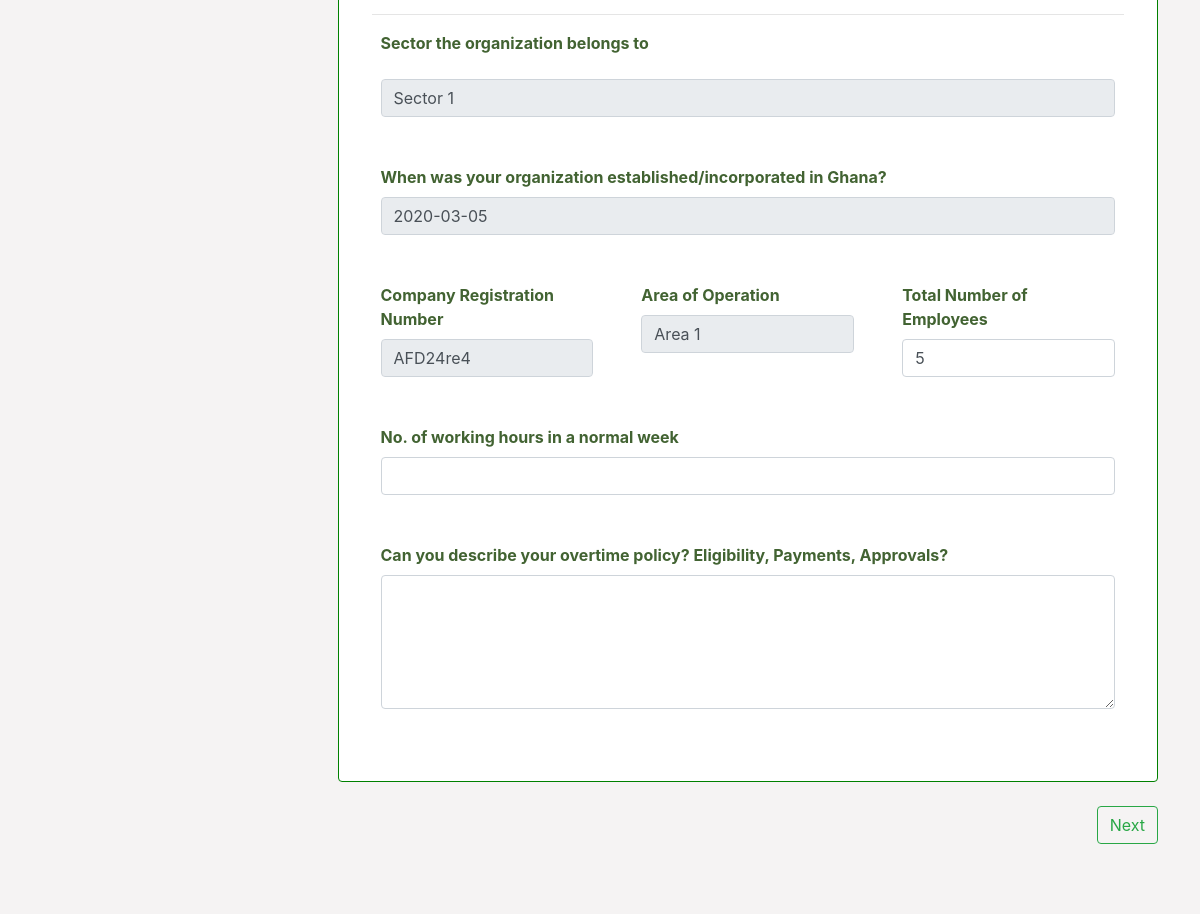
Before: /my_surveys/view_survey/qualitative (signed in, middle part) with the older database file.
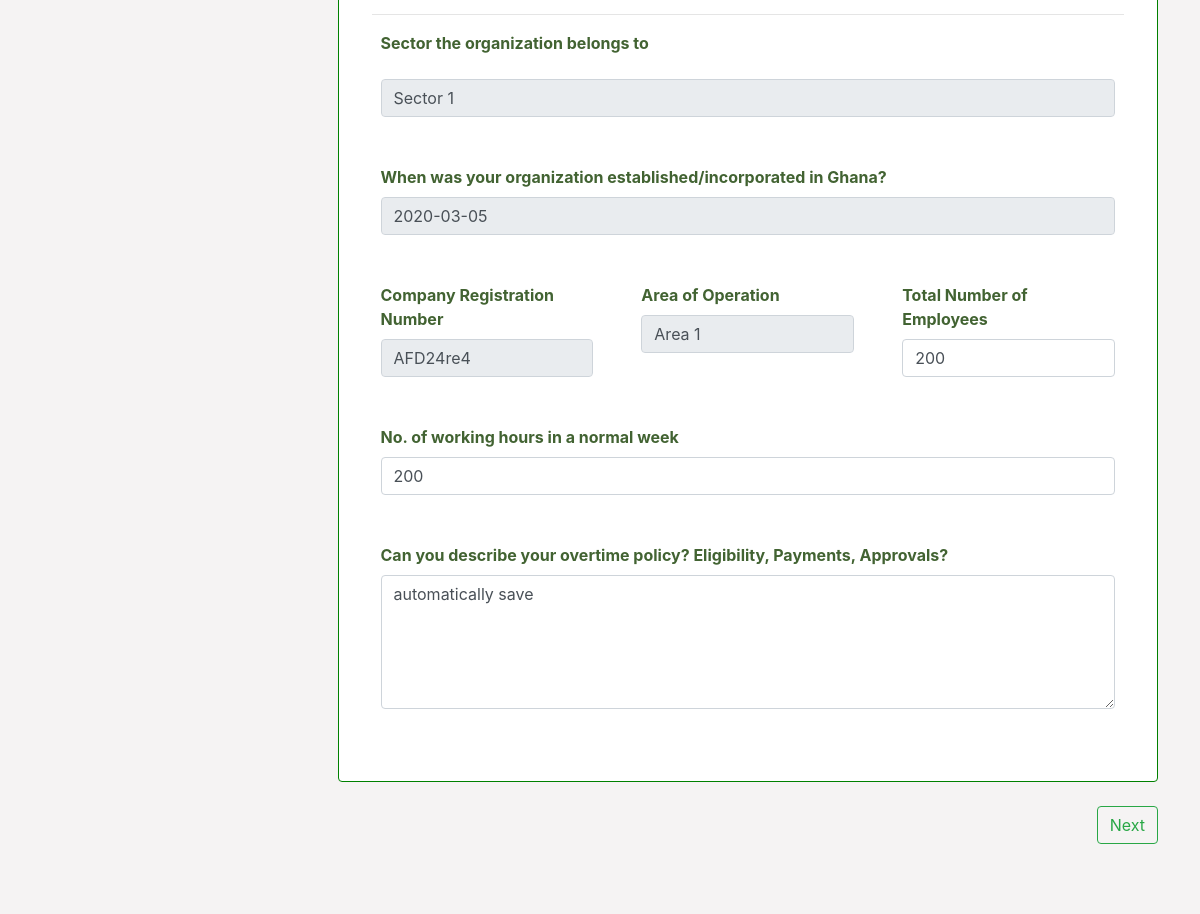
After: the same page with the newer database file.
### survey/models.py (models this page shows, shortened)
class Qualitative_survey(db.Model):
    id = db.Column(db.Integer, primary_key=True)
    client_name =  db.Column(db.String(100))
    client_id = db.Column(db.Integer, db.ForeignKey('client.id'))
    status = db.Column(db.String(100), default = 'Inactive')
    emp_number = db.Column(db.Integer)
    working_hours = db.Column(db.Integer)
    overtime_policy = db.Column(db.Text)
    haveSalaryStructure = db.Column(db.Integer)
    salary_structure = db.Column(db.Text)
    salary_structure_adjustments = db.Column(db.String(300))
    salary_adjustment_date = db.Column(db.DateTime)
    avg_perc_review = db.Column(db.Integer)
    adjusment_basis = db.Column(db.Text)
    inflation_indicator = db.Column(db.Integer)
    business_conditions_indicator = db.Column(db.Integer)
    salary_level_indicator = db.Column(db.Integer)
    other_indicator = db.Column(db.Text)
    isGradesAdjustedBySamePerc = db.Column(db.Integer)
    detailed_adjustments = db.Column(db.Text)
    job_evaluation = db.Column(db.Text)
    periodic_salary_increases = db.Column(db.Text)
    cost_of_living_adjustments_periodically = db.Column(db.Integer)
    cost_of_living_adjustments_periodically_basis = db.Column(db.Text)
    grade_levels = db.Column(db.Integer)
    perc_grade_difference = db.Column(db.Text)
    grade_bases = db.Column(db.String(100))
    staff_progress = db.Column(db.String(100))
    education_scale = db.Column(db.Integer)
    experience_scale = db.Column(db.Integer)
    previous_scale = db.Column(db.Integer)
    other_scale = db.Column(db.Text)
    hiring_rate = db.Column(db.Text)
    max_salary_grade = db.Column(db.Integer)
    max_salary_exceeded = db.Column(db.Integer)
    max_salary_exceeded_reason = db.Column(db.Text)
    haveIncentivePlans = db.Column(db.Integer)
    incentive_plans = db.Column(db.Text)
    annual_cash_eligibility = db.Column(db.Integer)
    bonus_time = db.Column(db.String(100))
    is13th_paid = db.Column(db.Integer)
    bonus13_time = db.Column(db.String(100))
    restrictions_13 = db.Column(db.Text)
    direct_compensation = db.Column(db.Text)
    annual_leave_days = db.Column(db.Integer)
    staff_categories = db.Column(db.Text)
    paid_holidays = db.Column(db.Integer)
    sick_leave = db.Column(db.Integer)
    accident_leave = db.Column(db.Integer)
    maternity_leave = db.Column(db.Integer)
    paternity_leave = db.Column(db.Integer)
    compassionate_leave = db.Column(db.Integer)
    other_leave = db.Column(db.Text)
    entitlement_rates = db.Column(db.Text)
    redundancy_exercises = db.Column(db.Text)
    exiting_staff_payment = db.Column(db.Text)
    org_subsidise_transport = db.Column(db.Integer)
    org_subsidise_transport_yes = db.Column(db.Text)
    car_scheme = db.Column(db.Integer)
    car_scheme_yes = db.Column(db.String(200))
    car_market_val = db.Column(db.Integer)
    car_tax_issue = db.Column(db.Text)
    meals_senior_mgmt = db.Column(db.Integer)
    meals_senior_mgmt_yes = db.Column(db.Text)
    clothing_allowance = db.Column(db.String(100))
    grades_clothing_allowance = db.Column(db.String(200))
    travel_policy = db.Column(db.Text)
    loan_interest = db.Column(db.Text)
    housing_benefits = db.Column(db.Text)
    education_subsidy = db.Column(db.Text)
    provisions = db.Column(db.Text)
    entertainment_allowance = db.Column(db.Text)
    vacation_related_benefits = db.Column(db.Integer)
    entitlement_description = db.Column(db.Text)
    medical_scheme = db.Column(db.Text)
    family_scheme = db.Column(db.Text)
    medical_scheme_applied_overseas = db.Column(db.Integer)
    funeral_assistance = db.Column(db.Integer)
    family_benefits = db.Column(db.Text)
    fund_schemes = db.Column(db.Text)
    home_provisions = db.Column(db.Text)
    snr_mgmt_benefits = db.Column(db.Integer)
    additional_benefits = db.Column(db.Text)
    direct_reports = db.Column(db.Integer)
    direct_reports_yes = db.Column(db.Text)
    difficulty_recruiting_expertise = db.Column(db.Integer)
    difficulty_recruiting_expertise_yes = db.Column(db.Text)
    emp_turnover = db.Column(db.Text)
    seperate_salary_scale = db.Column(db.Integer)
    seperate_salary_scale_yes = db.Column(db.Text)

### survey/users/routes.py (the view)
@users.route("/my_surveys/view_survey/qualitative")
def qualitative_overview():
    cli = Client.query.all()
    usn = current_user.id
    qual = Qualitative_survey.query.all()
    for i in qual:
        if i.client_qual.user.id == current_user.id:
            qual = i
    for i in cli:
        if i.user.id == current_user.id:
            cli = i
    return render_template("qualitative_survey_overview.html",cli=cli,qual=qual,usn=usn)

### survey/models.py (called while the page is built)
@login_manager.user_loader
def load_user(user_id):
    return User.query.get(int(user_id))

### survey/templates/qualitative_survey_overview.html (shortened to what this page needs)
{% extends "new_client_layout.html" %}
{% block content %}
<div class="p-4" style="background-color:rgb(245, 243, 243)">
<div class="row  " >
<div class="col-md-3  col-sm-12 p-4">
</div>
<div class="col-md-9 col-sm-12 p-4">
<div class="row  company_details">
<div class="col-12 pl-4 pr-4 pb-4 ">
  <div class="card p-4" style="border-color: green;">
    <div class="row general_1">
      <div class="col-12 p-4">
        <div class="row">
          <div class="col-12 text-center ">
<hr/>
          </div>
        </div>
          <div class="row">
            <div class="col-12 pl-4 green_shade">
             <b> Sector the organization belongs to</b>
            </div>
            <div class="col-12 p-4">
             <input class="form-control" value="{{cli.sector.sector}}" disabled/>
            </div>
            <div class="col-12 p-4">
              <label class="green_shade"><b>When was your organization established/incorporated in Ghana?</b></label>
              <input class="form-control" type="text" value="{{cli.date_inc.strftime('%Y-%m-%d')}}" disabled />
            </div>
            <div class="col-4 p-4">
              <label class="green_shade"><b>Company Registration Number</b></label>
              <input class="form-control" value="{{cli.reg_number}}" disabled/>
            </div>
            <div class="col-4 p-4">
              <label class="green_shade"><b>Area of Operation</b></label>
              <input class="form-control" value="{{cli.area.area}}" disabled/>
            </div>
            <div class="col-4 p-4">
              <label class="green_shade"><b>Total Number of Employees</b></label>
              <input class="form-control" id="num_emp" name="num_emp"
              value ="{{qual.emp_number}}"
              />
            </div>
            <div class="col-12 p-4">
              <label class="green_shade"><b>No. of working hours in a normal week </b></label>
              <input class="form-control" type="number" id="num_work_hours" name="num_work_hours" value ="{{qual.working_hours}}"/>
            </div>
            <div class="col-12 p-4">
              <label class="green_shade"><b>Can you describe your overtime policy? Eligibility, Payments, Approvals? </b></label>
              <textarea class="form-control" cols="5" rows="5" id="ovr_policy" name="ovr_policy" >{{qual.overtime_policy}}</textarea>
            </div>
        </div>
      </div>
        </div>
    </div>
</div>
<div class="col-12 text-right pl-4 pr-4 pb-4">
 <span class="btn btn-outline-success" onclick="switchnext('company_details','{{cli.company_name}}')"> Next </span>
</div>
</div>
</div>
</div>
</div>
{% endblock content %}

Changed rows visible on the page:
changed Qualitative_survey: num_emp "5" → "200"; num_work_hours (not shown) → "200"; ovr_policy (not shown) → "automatically save"
